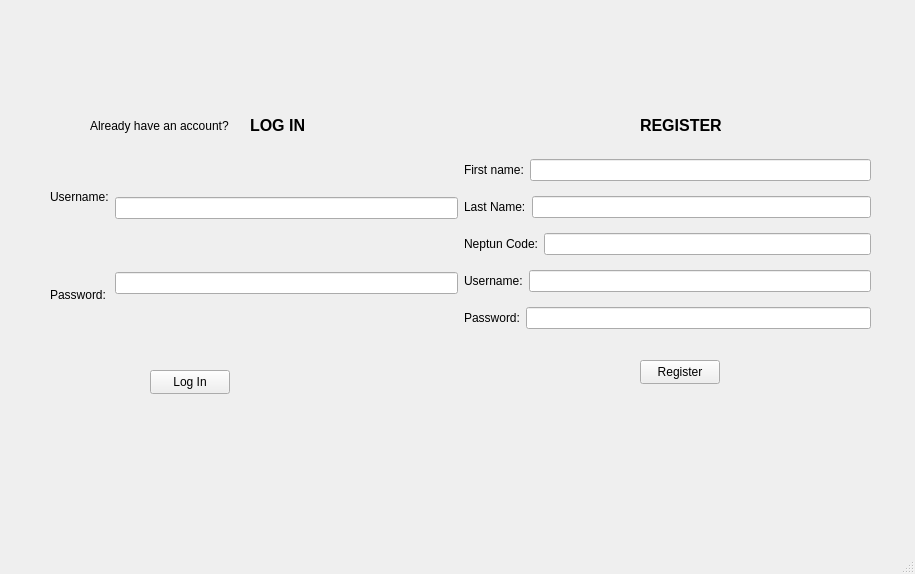
<?xml version="1.0" encoding="UTF-8"?>
<ui version="4.0">
 <class>Library</class>
 <widget class="QMainWindow" name="Library">
  <property name="geometry">
   <rect>
    <x>0</x>
    <y>0</y>
    <width>915</width>
    <height>574</height>
   </rect>
  </property>
  <property name="windowTitle">
   <string>Library</string>
  </property>
  <widget class="QWidget" name="centralwidget">
   <widget class="QLabel" name="label_7">
    <property name="geometry">
     <rect>
      <x>90</x>
      <y>100</y>
      <width>141</width>
      <height>51</height>
     </rect>
    </property>
    <property name="text">
     <string>Already have an account?</string>
    </property>
   </widget>
   <widget class="QLabel" name="label_8">
    <property name="geometry">
     <rect>
      <x>250</x>
      <y>110</y>
      <width>111</width>
      <height>31</height>
     </rect>
    </property>
    <property name="font">
     <font>
      <pointsize>12</pointsize>
      <bold>true</bold>
     </font>
    </property>
    <property name="text">
     <string>LOG IN</string>
    </property>
   </widget>
   <widget class="QLabel" name="label_9">
    <property name="geometry">
     <rect>
      <x>640</x>
      <y>110</y>
      <width>81</width>
      <height>31</height>
     </rect>
    </property>
    <property name="font">
     <font>
      <pointsize>12</pointsize>
      <bold>true</bold>
     </font>
    </property>
    <property name="text">
     <string>REGISTER</string>
    </property>
   </widget>
   <widget class="QPushButton" name="Login">
    <property name="geometry">
     <rect>
      <x>150</x>
      <y>370</y>
      <width>80</width>
      <height>24</height>
     </rect>
    </property>
    <property name="text">
     <string>Log In</string>
    </property>
   </widget>
   <widget class="QPushButton" name="Register">
    <property name="geometry">
     <rect>
      <x>640</x>
      <y>360</y>
      <width>80</width>
      <height>24</height>
     </rect>
    </property>
    <property name="text">
     <string>Register</string>
    </property>
   </widget>
   <widget class="QWidget" name="">
    <property name="geometry">
     <rect>
      <x>50</x>
      <y>150</y>
      <width>821</width>
      <height>191</height>
     </rect>
    </property>
    <layout class="QHBoxLayout" name="horizontalLayout_7">
     <item>
      <layout class="QHBoxLayout" name="horizontalLayout">
       <item>
        <layout class="QVBoxLayout" name="verticalLayout_4">
         <item>
          <widget class="QLabel" name="label_5">
           <property name="text">
            <string>Username:</string>
           </property>
          </widget>
         </item>
         <item>
          <widget class="QLabel" name="label_4">
           <property name="text">
            <string>Password:</string>
           </property>
          </widget>
         </item>
        </layout>
       </item>
       <item>
        <layout class="QVBoxLayout" name="verticalLayout_3">
         <item>
          <widget class="QLineEdit" name="L_Username"/>
         </item>
         <item>
          <widget class="QLineEdit" name="L_Password"/>
         </item>
        </layout>
       </item>
      </layout>
     </item>
     <item>
      <layout class="QVBoxLayout" name="verticalLayout">
       <item>
        <layout class="QHBoxLayout" name="horizontalLayout_6">
         <item>
          <widget class="QLabel" name="label_6">
           <property name="text">
            <string>First name:</string>
           </property>
          </widget>
         </item>
         <item>
          <widget class="QLineEdit" name="First_Name"/>
         </item>
        </layout>
       </item>
       <item>
        <layout class="QHBoxLayout" name="horizontalLayout_5">
         <item>
          <widget class="QLabel" name="label">
           <property name="text">
            <string>Last Name:</string>
           </property>
          </widget>
         </item>
         <item>
          <widget class="QLineEdit" name="Last_Name"/>
         </item>
        </layout>
       </item>
       <item>
        <layout class="QHBoxLayout" name="horizontalLayout_4">
         <item>
          <widget class="QLabel" name="label_3">
           <property name="text">
            <string>Neptun Code:</string>
           </property>
          </widget>
         </item>
         <item>
          <widget class="QLineEdit" name="Neptun"/>
         </item>
        </layout>
       </item>
       <item>
        <layout class="QHBoxLayout" name="horizontalLayout_3">
         <item>
          <widget class="QLabel" name="Label">
           <property name="text">
            <string>Username:</string>
           </property>
          </widget>
         </item>
         <item>
          <widget class="QLineEdit" name="R_Username"/>
         </item>
        </layout>
       </item>
       <item>
        <layout class="QHBoxLayout" name="horizontalLayout_2">
         <item>
          <widget class="QLabel" name="label_2">
           <property name="text">
            <string>Password:</string>
           </property>
          </widget>
         </item>
         <item>
          <widget class="QLineEdit" name="R_Password"/>
         </item>
        </layout>
       </item>
      </layout>
     </item>
    </layout>
   </widget>
  </widget>
  <widget class="QMenuBar" name="menubar">
   <property name="geometry">
    <rect>
     <x>0</x>
     <y>0</y>
     <width>915</width>
     <height>21</height>
    </rect>
   </property>
  </widget>
  <widget class="QStatusBar" name="statusbar"/>
 </widget>
 <resources/>
 <connections/>
</ui>
